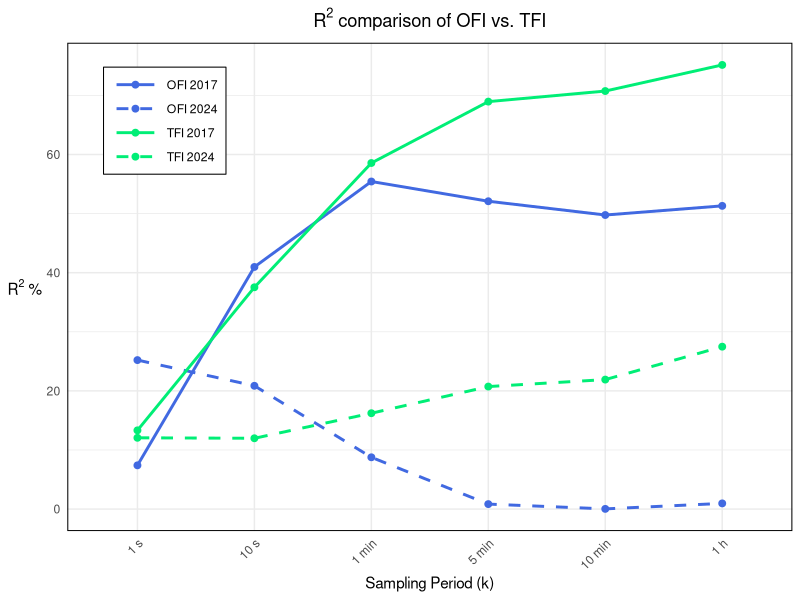
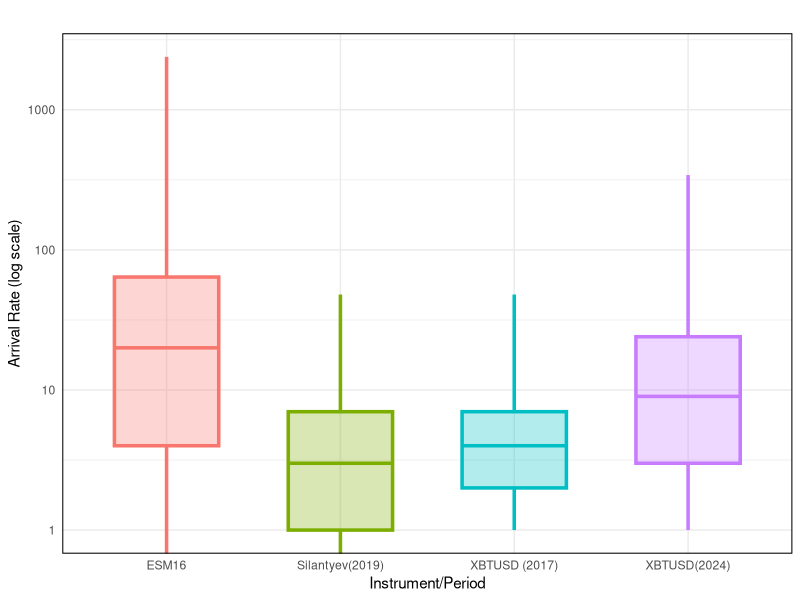
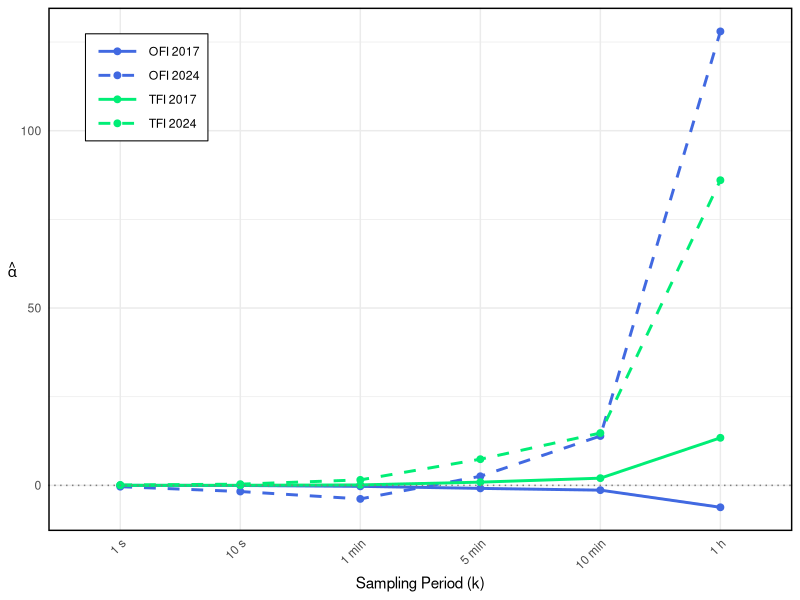
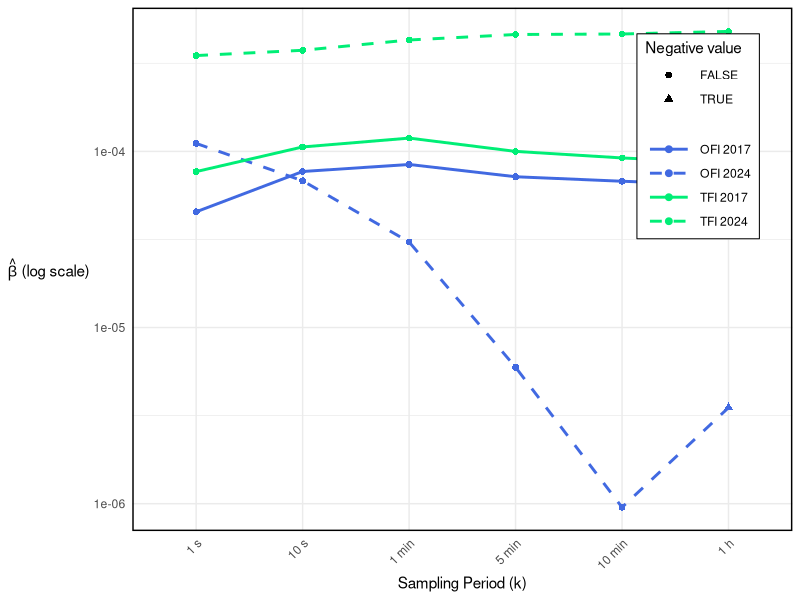
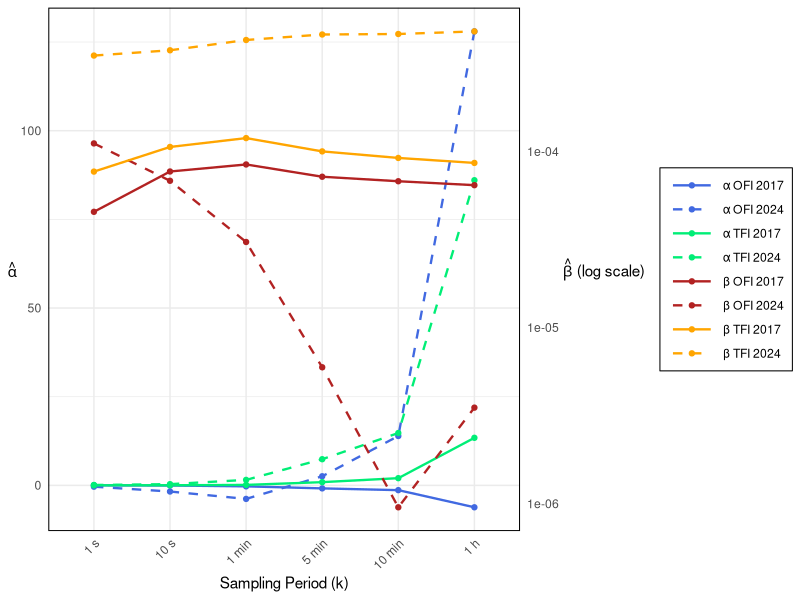

These charts were generated, in order, by the following R code:
## ---- chunk 1
# required libraries
library(ggplot2)
library(dplyr)
library(tidyr)

# data frame
k <- c('1 s', '10 s', '1 min', '5 min', '10 min', '1 h')
ofi_2017 <- c(7.40, 40.97, 55.43, 52.09, 49.76, 51.31)
ofi_2024 <- c(25.21, 20.86, 8.76, 0.84, 0.03, 0.96)
tfi_2017 <- c(13.32, 37.53, 58.56, 68.95, 70.74, 75.16)
tfi_2024 <- c(12.06, 11.98, 16.22, 20.73, 21.91, 27.48)

# Reshape data to long format for better plotting
data_long <- data.frame(
  k = factor(rep(k, 4), levels = k),
  value = c(ofi_2017, ofi_2024, tfi_2017, tfi_2024),
  type = rep(c("OFI", "OFI", "TFI", "TFI"), each = 6),
  year = rep(c("2017", "2024", "2017", "2024"), each = 6),
  group = rep(c("OFI 2017", "OFI 2024", "TFI 2017", "TFI 2024"), each = 6)
)

#  plot
# For the line plot:
ggplot(data_long, aes(x = k, y = value, group = group, color = group, linetype = group)) +
  geom_line(size = 1) +
  geom_point(size = 2) +
  scale_color_manual(
    name = NULL,
    values = c("OFI 2017" = "royalblue", "OFI 2024" = "royalblue", 
               "TFI 2017" = "springgreen2", "TFI 2024" = "springgreen2")
  ) +
  scale_linetype_manual(
    name = NULL,
    values = c("OFI 2017" = "solid", "OFI 2024" = "dashed", 
               "TFI 2017" = "solid", "TFI 2024" = "dashed")
  ) +
  labs(
    title=expression("R"^2~"comparison of OFI vs. TFI"),
    x = "Sampling Period (k)",
    y = expression("R"^2 ~ "%")
  ) +
  theme_minimal() +
  theme(
    panel.border = element_rect(color = "black", fill = NA, size = 0.7),  # Add this line
    axis.title.y = element_text(angle = 0, vjust = 0.5),  # Add this line
    legend.position = c(0.05, 0.95),  
    legend.justification = c(0, 1),   
    legend.direction = "vertical",
    legend.box.background = element_rect(color = "black", fill = "white"),
    legend.margin = margin(4, 6, 4, 6),
    legend.key.width = unit(1.2, "cm"),
    axis.text.x = element_text(angle = 45, hjust = 1),
    plot.title = element_text(hjust = 0.5)
  )
## ---- chunk 2
df_box <- data.frame(
  Instrument = c("XBTUSD (2017)", "Silantyev(2019)", "ESM16", "XBTUSD(2024)"),
  Min = c(1, 0, 0, 1),
  Q1 = c(2, 1, 4, 3),
  Median = c(4, 3, 20, 9),
  Q3 = c(7, 7, 64, 24),
  Max = c(48, 48, 2387, 342)
)

ggplot(df_box, aes(x=Instrument)) +
  geom_boxplot(
    aes(lower=Q1, middle=Median, upper=Q3, ymin=Min, ymax=Max,
        fill=Instrument, color=Instrument),
    stat="identity", width=0.6, alpha=0.3, size=1.2,
    fatten=1  
  ) +
  scale_y_log10() +
  labs(title="",
       y="Arrival Rate (log scale)", x="Instrument/Period") +
  theme_minimal() +
  theme(
    legend.position="none",
    panel.border = element_rect(color = "black", fill = NA, size = 0.7)  # Add border
  )



## ---- chunk 3
library(ggplot2)
library(dplyr)
library(tidyr)

# Data
k <- c('1 s', '10 s', '1 min', '5 min', '10 min', '1 h')

# Alpha values
alpha_ofi_2017 <- c(0.0013, -0.0355, -0.2776, -0.8511, -1.3485, -6.1830)
alpha_ofi_2024 <- c(-0.3733, -1.7360, -3.8186, 2.5649, 13.9163, 127.9933)
alpha_tfi_2017 <- c(0.0122, 0.0290, 0.1303, 0.9072, 2.0272, 13.4080)
alpha_tfi_2024 <- c(0.1061, 0.3421, 1.5443, 7.3748, 14.7543, 86.0347)

# Beta values
beta_ofi_2017 <- c(4.54e-05, 7.69e-05, 8.43e-05, 7.18e-05, 6.77e-05, 6.43e-05)
beta_ofi_2024 <- c(1.11e-04, 6.81e-05, 3.06e-05, 5.95e-06, 9.54e-07, -3.51e-06)
beta_tfi_2017 <- c(7.68e-05, 1.06e-04, 1.19e-04, 1.00e-04, 9.18e-05, 8.60e-05)
beta_tfi_2024 <- c(3.50e-04, 3.75e-04, 4.29e-04, 4.61e-04, 4.64e-04, 4.80e-04)

# ===== ALPHA PLOT =====
data_alpha <- data.frame(
  k = factor(rep(k, 4), levels = k),
  value = c(alpha_ofi_2017, alpha_ofi_2024, alpha_tfi_2017, alpha_tfi_2024),
  type = rep(c("OFI", "OFI", "TFI", "TFI"), each = 6),
  year = rep(c("2017", "2024", "2017", "2024"), each = 6),
  group = rep(c("OFI 2017", "OFI 2024", "TFI 2017", "TFI 2024"), each = 6)
)

# Add small offset to handle negative values in log scale
offset <- abs(min(data_alpha$value)) + 0.001
data_alpha$value_adj <- data_alpha$value + offset

ggplot(data_alpha, aes(x = k, y = value, group = group, color = group, linetype = group)) +
  geom_line(size = 1) +
  geom_point(size = 2) +
  geom_hline(yintercept = 0, linetype = "dotted", color = "gray50", size = 0.5) +
  scale_color_manual(
    name = NULL,
    values = c("OFI 2017" = "royalblue", "OFI 2024" = "royalblue", 
               "TFI 2017" = "springgreen2", "TFI 2024" = "springgreen2")
  ) +
  scale_linetype_manual(
    name = NULL,
    values = c("OFI 2017" = "solid", "OFI 2024" = "dashed", 
               "TFI 2017" = "solid", "TFI 2024" = "dashed")
  ) +
  labs(
    x = "Sampling Period (k)",
    y = expression(hat(alpha))
  ) +
  theme_minimal() +
  theme(
    panel.border = element_rect(color = "black", fill = NA, size = 1),
    axis.title.y = element_text(angle = 0, vjust = 0.5),
    legend.position = c(0.05, 0.95),  
    legend.justification = c(0, 1),   
    legend.direction = "vertical",
    legend.box.background = element_rect(color = "black", fill = "white"),
    legend.margin = margin(4, 6, 4, 6),
    legend.key.width = unit(1.2, "cm"),
    axis.text.x = element_text(angle = 45, hjust = 1),
    plot.title = element_text(hjust = 0.5)
  )

# ===== BETA PLOT (with log scale) =====
data_beta <- data.frame(
  k = factor(rep(k, 4), levels = k),
  value = c(beta_ofi_2017, beta_ofi_2024, beta_tfi_2017, beta_tfi_2024),
  type = rep(c("OFI", "OFI", "TFI", "TFI"), each = 6),
  year = rep(c("2017", "2024", "2017", "2024"), each = 6),
  group = rep(c("OFI 2017", "OFI 2024", "TFI 2017", "TFI 2024"), each = 6)
)

# Handle negative beta value for log scale
data_beta$value_abs <- abs(data_beta$value)
data_beta$is_negative <- data_beta$value < 0

ggplot(data_beta, aes(x = k, y = value_abs, group = group, color = group, linetype = group)) +
  geom_line(size = 1) +
  geom_point(aes(shape = is_negative), size = 2) +
  scale_y_log10(
    labels = scales::scientific
  ) +
  scale_color_manual(
    name = NULL,
    values = c("OFI 2017" = "royalblue", "OFI 2024" = "royalblue", 
               "TFI 2017" = "springgreen2", "TFI 2024" = "springgreen2")
  ) +
  scale_linetype_manual(
    name = NULL,
    values = c("OFI 2017" = "solid", "OFI 2024" = "dashed", 
               "TFI 2017" = "solid", "TFI 2024" = "dashed")
  ) +
  scale_shape_manual(
    name = "Negative value",
    values = c("FALSE" = 16, "TRUE" = 17),
    guide = guide_legend(order = 2)
  ) +
  labs(
    x = "Sampling Period (k)",
    y = expression(hat(beta) ~ "(log scale)")
  ) +
  theme_minimal() +
  theme(
    panel.border = element_rect(color = "black", fill = NA, size = 1),
    axis.title.y = element_text(angle = 0, vjust = 0.5),
    legend.position = c(0.95, 0.95),  
    legend.justification = c(1, 1),   
    legend.direction = "vertical",
    legend.box.background = element_rect(color = "black", fill = "white"),
    legend.margin = margin(4, 6, 4, 6),
    legend.key.width = unit(1.2, "cm"),
    axis.text.x = element_text(angle = 45, hjust = 1),
    plot.title = element_text(hjust = 0.5)
  )
## ---- chunk 4
library(ggplot2)
library(dplyr)

# Data
k <- c('1 s', '10 s', '1 min', '5 min', '10 min', '1 h')

# Alpha values
alpha_ofi_2017 <- c(0.0013, -0.0355, -0.2776, -0.8511, -1.3485, -6.1830)
alpha_ofi_2024 <- c(-0.3733, -1.7360, -3.8186, 2.5649, 13.9163, 127.9933)
alpha_tfi_2017 <- c(0.0122, 0.0290, 0.1303, 0.9072, 2.0272, 13.4080)
alpha_tfi_2024 <- c(0.1061, 0.3421, 1.5443, 7.3748, 14.7543, 86.0347)

# Beta values
beta_ofi_2017 <- c(4.54e-05, 7.69e-05, 8.43e-05, 7.18e-05, 6.77e-05, 6.43e-05)
beta_ofi_2024 <- c(1.11e-04, 6.81e-05, 3.06e-05, 5.95e-06, 9.54e-07, -3.51e-06)
beta_tfi_2017 <- c(7.68e-05, 1.06e-04, 1.19e-04, 1.00e-04, 9.18e-05, 8.60e-05)
beta_tfi_2024 <- c(3.50e-04, 3.75e-04, 4.29e-04, 4.61e-04, 4.64e-04, 4.80e-04)

# Create data frames with matching columns
data_alpha <- data.frame(
  k = factor(rep(k, 4), levels = k),
  value = c(alpha_ofi_2017, alpha_ofi_2024, alpha_tfi_2017, alpha_tfi_2024),
  group = rep(c("α OFI 2017", "α OFI 2024", "α TFI 2017", "α TFI 2024"), each = 6),
  metric = "alpha",
  value_scaled = NA
)

data_beta <- data.frame(
  k = factor(rep(k, 4), levels = k),
  value = abs(c(beta_ofi_2017, beta_ofi_2024, beta_tfi_2017, beta_tfi_2024)),
  group = rep(c("β OFI 2017", "β OFI 2024", "β TFI 2017", "β TFI 2024"), each = 6),
  metric = "beta",
  value_scaled = NA
)

# Define scaling factor for secondary axis
beta_range <- range(data_beta$value)
alpha_range <- range(data_alpha$value)

# For log scale transformation
log_beta_min <- log10(min(data_beta$value[data_beta$value > 0]))
log_beta_max <- log10(max(data_beta$value))

# Scaling factor
scale_factor <- (alpha_range[2] - alpha_range[1]) / (log_beta_max - log_beta_min)
shift_factor <- alpha_range[1] - scale_factor * log_beta_min

# Transform beta to alpha scale
data_beta$value_scaled <- scale_factor * log10(data_beta$value) + shift_factor
data_alpha$value_scaled <- data_alpha$value

# Plot
ggplot() +
  # Alpha lines
  geom_line(data = data_alpha, 
            aes(x = k, y = value_scaled, group = group, color = group, linetype = group),
            size = 0.8) +
  geom_point(data = data_alpha,
             aes(x = k, y = value_scaled, group = group, color = group),
             size = 1.5) +
  # Beta lines (scaled)
  geom_line(data = data_beta,
            aes(x = k, y = value_scaled, group = group, color = group, linetype = group),
            size = 0.8) +
  geom_point(data = data_beta,
             aes(x = k, y = value_scaled, group = group, color = group),
             size = 1.5) +
  # Primary y-axis (alpha)
  scale_y_continuous(
    name = expression(hat(alpha)),
    sec.axis = sec_axis(
      ~ (. - shift_factor) / scale_factor,
      name = expression(hat(beta) ~ "(log scale)"),
      labels = function(x) sprintf("%.0e", 10^x)
    )
  ) +
  # Colors
  scale_color_manual(
    name = NULL,
    values = c(
      "α OFI 2017" = "royalblue", "α OFI 2024" = "royalblue",
      "α TFI 2017" = "springgreen2", "α TFI 2024" = "springgreen2",
      "β OFI 2017" = "firebrick", "β OFI 2024" = "firebrick",
      "β TFI 2017" = "orange", "β TFI 2024" = "orange"
    )
  ) +
  # Line types
  scale_linetype_manual(
    name = NULL,
    values = c(
      "α OFI 2017" = "solid", "α OFI 2024" = "dashed",
      "α TFI 2017" = "solid", "α TFI 2024" = "dashed",
      "β OFI 2017" = "solid", "β OFI 2024" = "dashed",
      "β TFI 2017" = "solid", "β TFI 2024" = "dashed"
    )
  ) +
  labs(x = "Sampling Period (k)") +
  theme_minimal() +
  theme(
    panel.border = element_rect(color = "black", fill = NA, size = 0.7),
    axis.title.y.left = element_text(angle = 0, vjust = 0.5, color = "black"),
    axis.title.y.right = element_text(angle = 0, vjust = 0.5, color = "black"),
    legend.position = "right",
    legend.box.background = element_rect(color = "black", fill = "white"),
    legend.margin = margin(4, 6, 4, 6),
    legend.key.width = unit(1.2, "cm"),
    axis.text.x = element_text(angle = 45, hjust = 1)
  )
